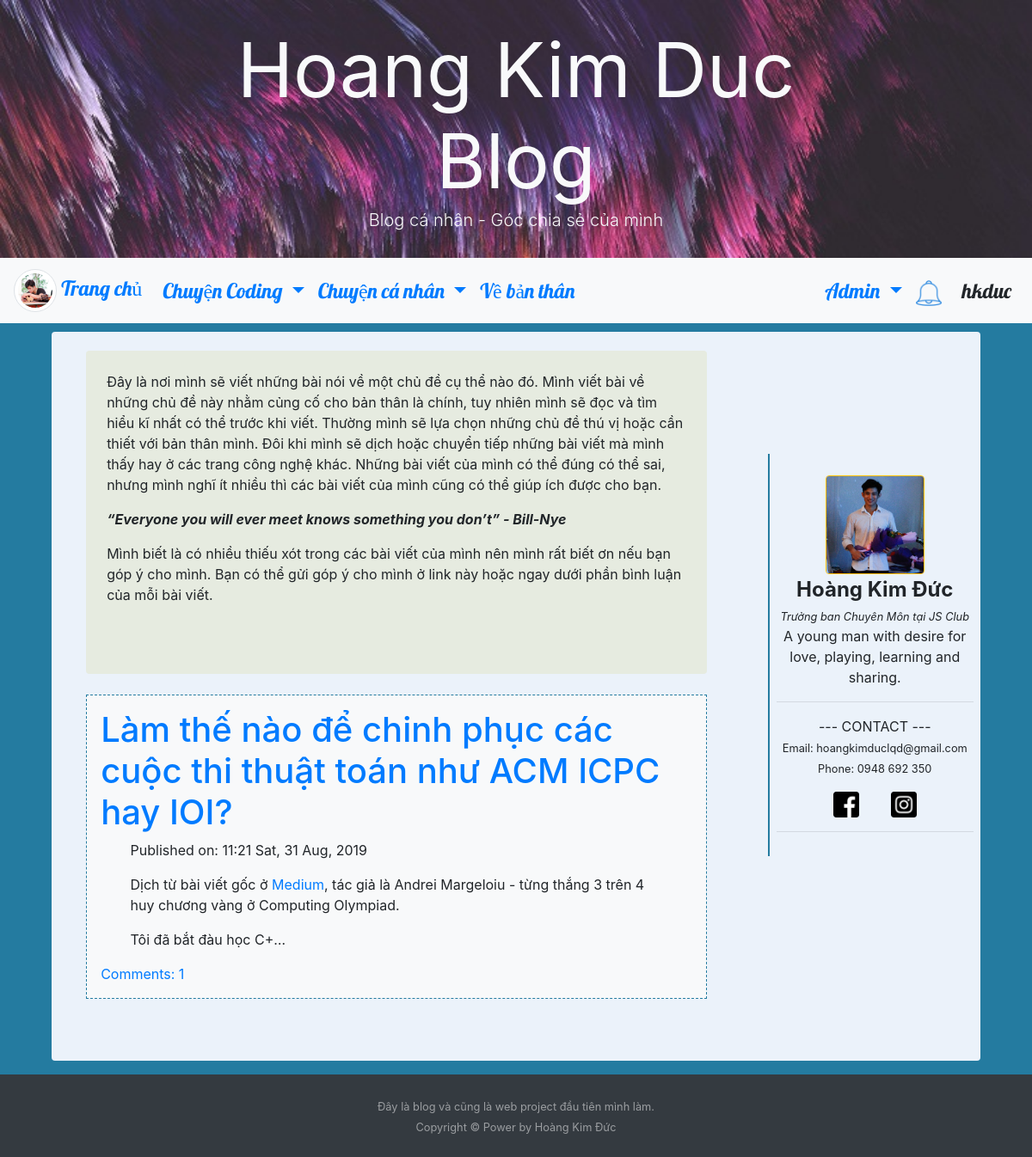
The page /chu-de-cong-nghe/ (signed in) on the database its author committed.
### blog/models.py (models this page shows, shortened)
class Description(models.Model):
   text = models.TextField()

class Post(models.Model):
   author = models.ForeignKey('auth.User', on_delete=models.CASCADE)
   title = models.CharField(max_length=200)
   text = models.TextField()
   create_date = models.DateTimeField(default=timezone.now)
   published_date = models.DateTimeField(blank=True,null=True)
   tag = models.CharField(choices=tag_list, max_length=20, default='tag1')
   view = models.IntegerField(default=0)

### blog/views.py (the view)
class Tag2ListView(ListView):
   paginate_by = 3
   model = Post
   def get_queryset(self):
      return Post.objects.filter(published_date__lte=timezone.now(), tag='tag2').order_by('-published_date')
   def get_context_data(self, **kwargs):
      ctx = super(ListView, self).get_context_data(**kwargs)
      ctx['Description'] = Description.objects.get(pk=2)
      ctx['Notification'] = Notification.objects.order_by('-time')
      return ctx

### blog/models.py (called while the page is built)
   def __str__(self):
      template = f'{self.person} {self.action} {self.post_title}'
      return template

### blog/templates/blog/post_list.html (shortened to what this page needs)
{% extends "blog/base.html" %}
{% block content %}
<div class="centerstage">
   <div style="background-color: #E6EBE0;" class="p-4 rounded">
         {{ Description.text|safe }}
   </div>
   {% for post in page_obj %}
   <br>
   <div class="post p-3 bg-light">
      <h1><a href="{% url 'post_detail' pk=post.pk %}">{{post.title}}</a></h1>
      <div class="blog_posts date">
         <p>Published on: {{post.published_date|date:"G:i D, d M, Y"}}</p>
         <p class="postcontent">{{ post.text|safe|linebreaksbr|truncatechars:256 }}</p>
      </div>
      <a href="{% url 'post_detail' pk=post.pk %}">Comments: {{ post.comments.count }}</a>
   </div>
   {% endfor %}
</div>
{% endblock content %}

### blog/templates/blog/base.html (shortened to what this page needs)
<!DOCTYPE html>
{% load static %}
<html lang="en" dir="ltr">
<head>
   <link rel="stylesheet" href="https://maxcdn.bootstrapcdn.com/bootstrap/4.3.1/css/bootstrap.min.css">
   <link rel="stylesheet" href="//cdn.jsdelivr.net/npm/medium-editor@latest/dist/css/medium-editor.min.css" type="text/css"
      media="screen" charset="utf-8">
   <link rel="stylesheet" href="{% static 'css/blog.css' %}">
</head>
<body>
   <link rel="stylesheet" href="https://maxcdn.bootstrapcdn.com/font-awesome/4.7.0/css/font-awesome.min.css">
   <section class="d-none d-xl-flex align-items-center bg-dark"
      style="height:25vmin; background-size: cover; background-image: url(/static/images/base/header.jpg);">
      <div class="container-fluid">
         <div class="row  justify-content-center align-items-left d-flex text-center h-100">
            <div class="col-12 col-md-8 mt-4 h-50 ">
               <h1 class="display-2  text-light mb-auto mt-auto"><strong>Hoang Kim Duc Blog</strong> </h1>
               <p class="lead  text-light mb-4">Blog cá nhân - Góc chia sẻ của mình</p>
            </div>
         </div>
      </div>
   </section>
   <nav class="navbar navbar-expand-lg bg-light techfont">
      <a class="navbar-brand bigbrand" href="{% url 'post_list' %}"><img style="height: 50px; width: 50px;"
            class="img-thumbnail rounded-circle" src="{% static 'images/base/brand.jpg' %}"> Trang chủ</a>
      <div class="collapse navbar-collapse" id="navbarSupportedContent">
         <ul class="navbar-nav mr-auto">
            <li class="nav-item dropdown">
               <a class="nav-link dropdown-toggle" href="#" id="navbarDropdown" role="button" data-toggle="dropdown"
                  aria-haspopup="true" aria-expanded="false">
                  Chuyện Coding
               </a>
            </li>
            <li class="nav-item dropdown">
               <a class="nav-link dropdown-toggle" href="#" id="navbarDropdown" role="button" data-toggle="dropdown"
                  aria-haspopup="true" aria-expanded="false">
                  Chuyện cá nhân
               </a>
            </li>
            <li class="nav-item active">
               <a class="nav-link" href="{% url 'about' %}">Về bản thân <span class="sr-only">(current)</span></a>
            </li>
         </ul>
         <ul class="navbar-nav navbar-right">
            {% if user.is_authenticated %}
            <li class="nav-item dropdown">
               <a class="nav-link dropdown-toggle" href="#" id="adminDropdown" role="button" data-toggle="dropdown"
                  aria-haspopup="true" aria-expanded="false" onclick = "toggleSideBar()">
                  Admin
               </a>
            </li>
            <li class="nav-item pr-2 mt-auto mb-auto dropdown">
               <a class="nav-link" href="#" id="NotificationDropdown"
                   role="button" data-toggle="dropdown"
                  onclick = "toggleSideBar()">
                  <img style="height: 30px" src="{% static 'icons/bell.png' %}">
               </a>
            </li>
            <li class="nav-item"><a class="nav-link">{{user.username}}</a></li>
            {% else %}
            <li class="nav-item "><a class="nav-link" href="{% url 'login' %}">
               <img style="height:25px; width:25px;" src="{% static 'icons/admin.png' %}" alt="">
            </a></li>
            {% endif %}
         </ul>
      </div>
   </nav>
   <div class="content rounded mb-3">
      <div class="row mt-3">
         <div class="col-lg-9">
            <div class="blog_posts">
               {% block content %}
               {% endblock content %}
            </div>
         </div>
         <div class="col-lg-3 text-center" style="position: static">
            <div class="sidebar sticky-top">
               <div class="profile pr-2 pl-2 verticalline">
                  <img class="w-50 rounded border border-warning" src="{% static 'images/base/icon.jpg' %}" alt=""><br>
                  <b class="bigbrand">Hoàng Kim Đức</b> <br>
                  <em><small>Trưởng ban Chuyên Môn tại JS Club</small></em>
                  <p>A young man with desire for love, playing, learning and sharing.</p>
                  <hr>
                  <p>--- CONTACT ---<br>
                     <small>Email: hoangkimduclqd@gmail.com</small><br>
                     <small>Phone: 0948 692 350</small>
                     <div>
                        <a style="display: inline;" class="nav-link" href="https://www.facebook.com/hokiduc"
                           target="_blank" rel="noopener noreferrer">
                           <img style="height:30px; width:30px;" src="{% static 'icons/facebook.png' %}" alt="">
                        </a>
                        <a style="display: inline;" class="nav-link" href="https://www.instagram.com/kimduwsc/"
                           target="_blank" rel="noopener noreferrer">
                           <img style="height:30px; width:30px;" src="{% static 'icons/instagram.png' %}" alt="">
                        </a>
                     </div>
                  </p>
                  <hr>
               </div>
            </div>
         </div>
      </div>
      <br><br><br>
   </div>
   <footer id="sticky-footer" class="py-4 bg-dark text-white-50">
      <div class="container text-center">
         <small>Đây là blog và cũng là web project đầu tiên mình làm.
            <br>Copyright &copy; Power by Hoàng Kim Đức</small>
      </div>
   </footer>
</body>
</html>

### blog/static/css/blog.css (style rules this page uses)
body { font-size: 1.5rem; background-color: #247BA0; }
@media only screen and (min-width: 768px) { body { font-size: 1rem; } }
.content img { width: 98%; }
.content { background-color: #EBF2FA; width: 98%; margin-left: auto; margin-right: auto; padding-top: 0.5%; }
@media only screen and (min-width: 768px) { .content { width: 90%; } }
.blog_posts { width: 90%; margin-left: auto; margin-right: auto; }
.techfont { font-family: 'Lobster', cursive; font-size: 1.5rem; margin-bottom: 10px; }
.bigbrand { font-size: 1.5rem }
.centerstage { margin-left: auto; margin-right: auto; }
.postcontent { font-family: 'Noto Sans', sans-serif; }
.post { border: 1px dashed #247BA0 }
.verticalline { border-left: 2px solid #247BA0; }
.profile { padding-top: 10%; padding-bottom: 5%; }
.blog_posts { max-width: 90%; display: block; margin-left: auto; margin-right: auto; }
html, body { height: 100%; }
body { flex-direction: column; }
.content { flex: 1 0 auto; }
.sidebar { padding-top: 15vh; }

### rows shown on the page
Description: text "Đây là nơi mình sẽ viết những bài nói về một chủ đề cụ thể nào đó. Mình viết bài về những chủ đề này nhằm củng cố cho bản thân là chính, tuy nhiên mình sẽ đọc và tìm hiểu kĩ nhất có thể trước khi viết. Thường mình sẽ lựa chọn những chủ đề thú vị hoặc cần thiết với bản thân mình. Đôi khi mình sẽ dịch hoặc chuyển tiếp những bài viết mà mình thấy hay ở các trang công nghệ khác. Những bài viết của mình có thể đúng có thể sai, nhưng mình nghĩ ít nhiều thì các bài viết của mình cũng có thể giúp ích được cho bạn. “Everyone you will ever meet knows something you don’t” - Bill-Nye Mình biết là có nhiều thiếu xót trong các bài viết của mình nên mình rất biết ơn nếu bạn góp ý cho mình. Bạn có thể gửi…"
Post: title "Làm thế nào để chinh phục các cuộc thi thuật toán như ACM ICPC hay IOI?", published_date "11:21 Sat, 31 Aug, 2019", text "Dịch từ bài viết gốc ở Medium , tác giả là Andrei Margeloiu - từng thắng 3 trên 4 huy chương vàng ở Computing Olympiad. Tôi đã bắt đàu học C+…", comments.count "1"

### other values the page prints
{{ user.username }} "hkduc"
